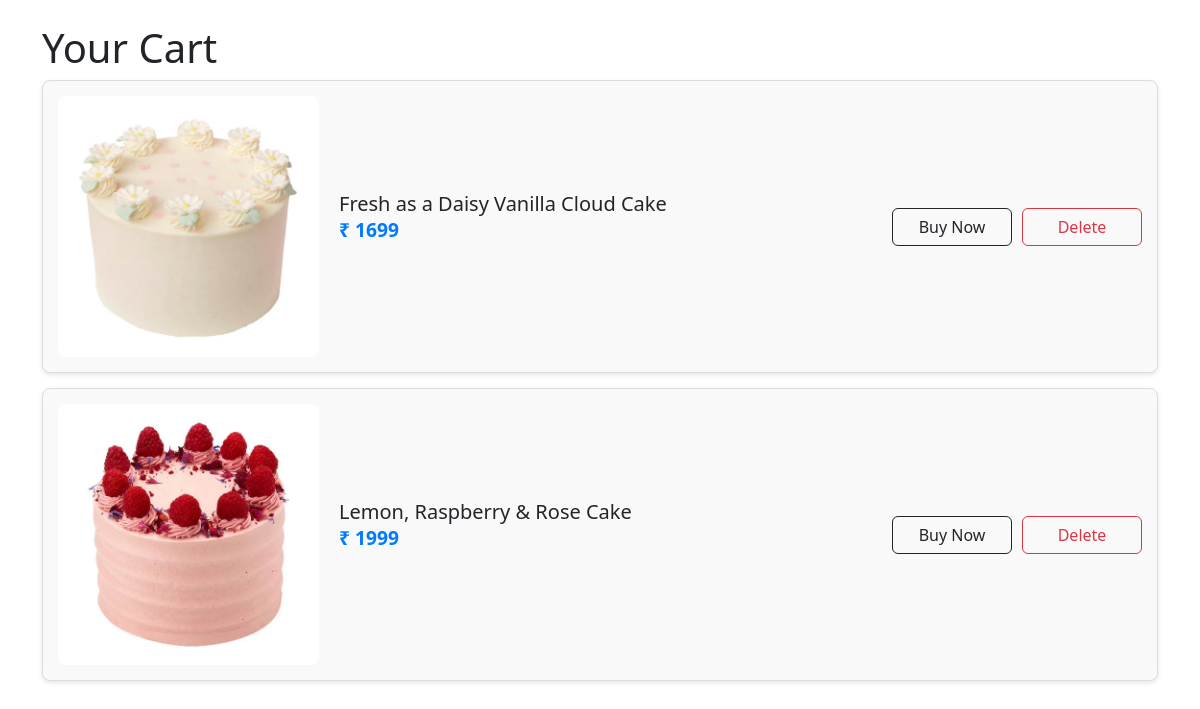
Screenshot of /cart_display (signed in) with the database file from the repository.
### app/models.py (models this page shows)
class Cart(models.Model):
    user=models.ForeignKey(User,on_delete=models.CASCADE)
    cake=models.ForeignKey(Cake,on_delete=models.CASCADE)

class Cake(models.Model):
    cake_id=models.TextField()
    cake_name=models.TextField()
    price=models.IntegerField()
    img=models.FileField()
    category=models.TextField()
    colour=models.TextField()
    quantity=models.IntegerField()
    description=models.TextField()

### app/views.py (the view)
# urls.py: path('cart_display',views.cart_display),
def cart_display(req):
    log_user=User.objects.get(username=req.session['user'])
    data=Cart.objects.filter(user=log_user)
    return render(req,'user/cart_display.html',{'data':data})

### templates/user/cart_display.html (shortened to what this page needs)
<!DOCTYPE html>
<html lang="en">
<head>
    {% load static %}
    <link rel="stylesheet" href="{% static '/css/cart.css' %}">
    <link rel="stylesheet" href="https://cdn.jsdelivr.net/npm/bootstrap-icons@1.11.3/font/bootstrap-icons.min.css">
    <link href="https://cdn.jsdelivr.net/npm/bootstrap@5.3.3/dist/css/bootstrap.min.css" rel="stylesheet">
</head>
<body>
    <div class="container mt-4">
        <h1>Your Cart</h1>
        <div class="row">
            {% for cart_obj in data %}
            <div class="col-12">
                <div class="cart-item">
                    <img src="{{ cart_obj.cake.img.url }}" alt="Cake Image">
                    <div>
                        <h5>{{ cart_obj.cake.cake_name }}</h5>
                        <p class="price">₹ {{ cart_obj.cake.price }}</p>
                    </div>
                    <div class="actions">
                        <a href="../buy_pro/{{ cart_obj.cake.pk }}" class="btn btn-outline-dark">Buy Now</a>
                        <a href="../delete_cart/{{ cart_obj.pk }}" class="btn btn-outline-danger">Delete</a>
                    </div>
                </div>
            </div>
            {% endfor %}
        </div>
    </div>
</body>
</html>

### static/css/cart.css (style rules this page uses)
.cart-item { display: grid; grid-template-columns: 1fr 2fr 1fr; gap: 20px; align-items: center; padding: 15px; border: 1px solid #ddd; border-radius: 8px; box-shadow: 0 2px 5px rgba(0, 0, 0, 0.1); background-color: #f9f9f9; margin-bottom: 15px; }
.cart-item img { width: 100%; max-width: 300px; height: auto; border-radius: 8px; }
.cart-item h5 { margin: 0; }
.cart-item .price { font-size: 1.2rem; font-weight: bold; color: #007bff; }
.cart-item .actions { display: flex; gap: 10px; justify-content: flex-end; }
.cart-item .actions .btn { width: 120px; }

### rows the page displays
Cart: cake.img (picture), cake.cake_name "Fresh as a Daisy Vanilla Cloud Cake", cake.price "1699"
Cart: cake.img (picture), cake.cake_name "Lemon, Raspberry & Rose Cake", cake.price "1999"
